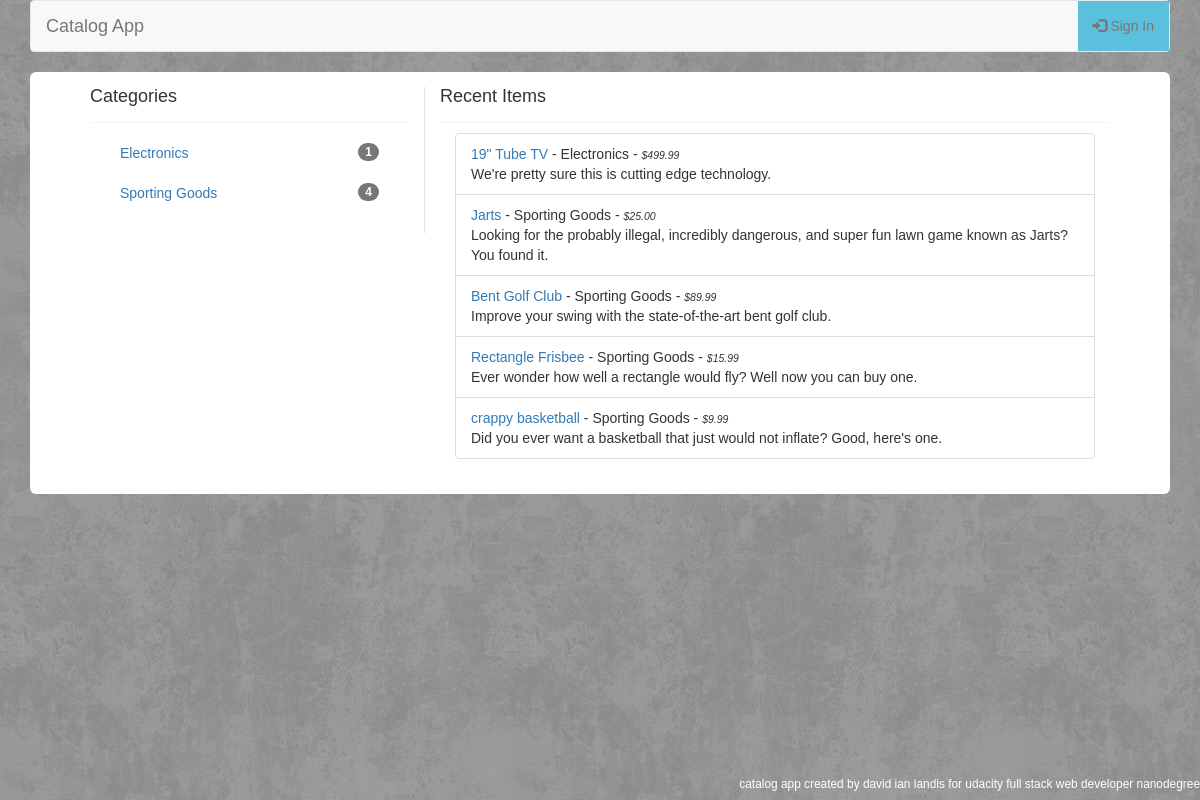
Page /catalog/ on the committed database.
### database_setup.py (models this page shows, shortened)
class Category(Base):
    __tablename__ = 'category'
    id = Column(Integer, primary_key=True)
    name = Column(String(250), nullable=False)
    user_id = Column(Integer,ForeignKey('user.id'))
    user = relationship(User)

class Item(Base):
    __tablename__ = 'item'
    id = Column(Integer, primary_key = True)
    name =Column(String(80), nullable = False)
    description = Column(String(250))
    price = Column(String(8))
    picture = Column(String(250))
    category_id = Column(Integer,ForeignKey('category.id'))
    category = relationship(Category)
    user_id = Column(Integer,ForeignKey('user.id'))
    user = relationship(User)
    created_date = Column(DateTime, default=datetime.datetime.utcnow)

### application.py (the view)
@app.route('/')
@app.route('/catalog/')
def catalog():
    categories = session.query(Category).order_by(asc(Category.name))
    counts = {}
    for category in categories:
        count = session.query(Item).filter(Item.category_id==category.id).count()
        counts[category.id] = count
    items = session.query(Item).order_by(Item.created_date.desc()).limit(5)
    template = 'catalogPublic.html'
    if 'username' in login_session:
        template = 'catalog.html'
    return render_template(template, categories = categories, counts = counts, items = items)

### templates/catalogPublic.html
{% extends "main.html" %}
{% block content %}
{% include "header.html" %}
    <div class="jumbotron">
        <div class="row">
            <div class="col-sm-4">
                <h4 class="inline">Categories</h4>
                <div class="container border-top">
               <ul class="list-group list-hover">
                   {% for category in categories %}
                        <a href="/category/{{category.id}}/"><li class="list-group-item list-link" style="border:0;"><span class="badge">{{counts[category.id]}}</span> {{category.name}}</li></a>
                   {% endfor %}
                </ul>
                </div>
            </div>
            <div class="col-sm-8">
                <h4 class="inline">Recent Items</h4>
                <div class="container border-top">
                    {% if items[0] %}
                        <ul class="list-group">
                        {% for item in items %}
                            <li class="list-group-item"><a href="{{url_for('showItem', item_id=item.id)}}">{{item.name}}</a> - {{item.category.name}} - <span class="it-sm">{{item.price}}</span><br/>{{item.description}}</li>
                        {% endfor %}
                        </ul>
                    {% else %}
                        <div class="well well-sm">No items found for this catalog.</div>
                    {% endif %}
                </div>
            </div>
        </div>
    </div>
{% endblock %}

### templates/main.html (shortened to what this page needs)
<!DOCTYPE html>
<html lang="en">
	<head>
		<link rel="stylesheet" href="//netdna.bootstrapcdn.com/bootstrap/3.1.1/css/bootstrap.min.css">
		<link rel=stylesheet type=text/css href="{{ url_for('static', filename='styles.css') }}">
	</head>
	<body>
		<div class="container">
			{% block content %}
			{% endblock %}
		</div>
        <nav class="navbar navbar-fixed-bottom">
            <div class="container-fluid">
                <div class="small navbar-right">
                    catalog app created by david ian landis for udacity full stack web developer nanodegree</li>
                </div>
            <div>&nbsp;</div>
            </div>
        </nav>
	</body>
</html>

### templates/header.html (shortened to what this page needs)
<nav class="navbar navbar-default">
  <div class="container-fluid">
    <div class="navbar-header">
      <a class="navbar-brand" href="{{url_for('catalog')}}">Catalog App</a>
    </div>
    <div>
        <ul class="nav navbar-nav navbar-right">
        {%if 'username' not in session %}
            <li><a class="btn-info" href="{{url_for('showLogin')}}"><span class="glyphicon glyphicon-log-in"></span> Sign In</a></li>
        {% endif %}
        </ul>
    </div>
  </div>
</nav>

### static/styles.css (style rules this page uses)
body { font-family: Arial, sans-serif; background-color: #f4f4f4; background-image: url('bg.jpg'); background-repeat: repeat; }
.jumbotron { background-color:#fff; padding-top:15px;padding-bottom:15px; }
.navbar-fixed-bottom { min-height:25px; color:#fff; }
.col-sm-4 { border-right:1px solid #e1e1e1; }
.inline { display:inline; }
.border-top { border-top:1px solid #f4f4f4; margin-top:15px; padding-top:10px; }
.it-sm { font-style: italic; }
.reg-sm,.it-sm { font-size:0.75em; }

### rows in the picture
Category: user "1", name "Electronics"
Category: counts "4", name "Sporting Goods"
Item: name "19\" Tube TV", category.name "Electronics", price "$499.99", description "We're pretty sure this is cutting edge technology."
Item: name "Jarts", category.name "Sporting Goods", price "$25.00", description "Looking for the probably illegal, incredibly dangerous, and super fun lawn game known as Jarts? You found it."
Item: name "Bent Golf Club", category.name "Sporting Goods", price "$89.99", description "Improve your swing with the state-of-the-art bent golf club."
Item: name "Rectangle Frisbee", category.name "Sporting Goods", price "$15.99", description "Ever wonder how well a rectangle would fly? Well now you can buy one."
Item: name "crappy basketball", category.name "Sporting Goods", price "$9.99", description "Did you ever want a basketball that just would not inflate? Good, here's one."
